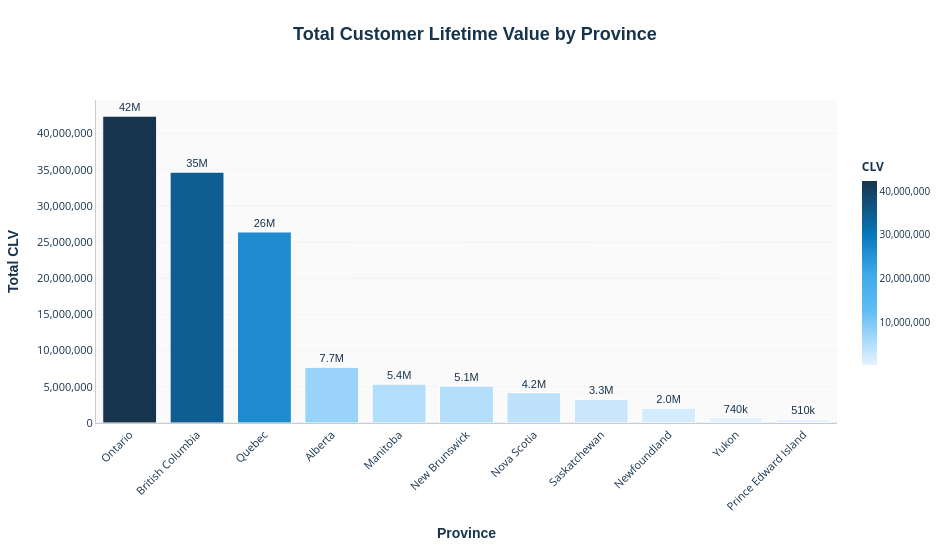

The code cell stored with this chart in its notebook:
### Markdown cell above
#### Business-Ready Visualization Variant

As with previous sections, we create a **business-oriented version** of total customer lifetime value by province.

### Code cell
clv_sum = (
    customers.groupby('Province or State')['Customer Lifetime Value']
    .sum()
    .reset_index(name='TotalCLV')
    .sort_values('TotalCLV', ascending=False)
)

# Professional Business-Style Plotly Bar Chart
fig = px.bar(
    clv_sum,
    x='Province or State',
    y='TotalCLV',
    title='<b>Total Customer Lifetime Value by Province</b>',
    text_auto='.2s',
    color='TotalCLV',
    color_continuous_scale=[
        [0.0, '#e6f2ff'],   
        [0.3, '#5fbcf4'],    
        [0.5, '#3da8e8'],    
        [0.7, '#0979bd'],    
        [1.0, '#17344e']     
    ]
)

# Professional Layout Updates
fig.update_layout(
    # Title styling
    title={
        'font': {'size': 18, 'color': '#17344e', 'family': 'Arial, sans-serif'},
        'x': 0.5,
        'xanchor': 'center',
        'y': 0.95,
        'yanchor': 'top'
    },
    
    # Axis styling
    xaxis_title='<b>Province</b>',
    yaxis_title='<b>Total CLV</b>',
    xaxis={
        'title_font': {'size': 14, 'color': '#17344e', 'family': 'Arial, sans-serif'},
        'tickfont': {'size': 11, 'color': '#17344e'},
        'showgrid': False,
        'showline': True,
        'linecolor': '#CCCCCC',
        'tickangle': -45
    },
    yaxis={
        'title_font': {'size': 14, 'color': '#17344e', 'family': 'Arial, sans-serif'},
        'tickfont': {'size': 11, 'color': '#17344e'},
        'gridcolor': '#EAEAEA',
        'gridwidth': 0.5,
        'showline': True,
        'linecolor': '#CCCCCC',
        'tickformat': ',',  # Thousand separators
    },
    
    # Background and paper
    plot_bgcolor='#FAFAFA',
    paper_bgcolor='white',
    
    # Size
    height=550,
    width=950,
    
    # Margins
    margin=dict(l=80, r=80, t=100, b=80),
    
    # Colorbar styling
    coloraxis_colorbar={
        'title': '<b>CLV</b>',
        'title_font': {'size': 12, 'color': '#17344e'},
        'tickfont': {'size': 10, 'color': '#17344e'},
        'len': 0.7,
        'thickness': 15,
        'tickformat': ',',
    }
)

# Update trace for better text display
fig.update_traces(
    textfont={'size': 11, 'color': '#17344e', 'family': 'Arial, sans-serif'},
    textposition='outside',
    marker_line_color='white',
    marker_line_width=1,
    hovertemplate='<b>%{x}</b><br>Total CLV: %{y:,.0f}<extra></extra>'
)

fig.show()

### Figure 1 — Plotly figure (JSON) as saved in the notebook; plotly's stock layout.template omitted (floating-point values rounded to 4 significant figures)
{"data": [{"hovertemplate": "<b>%{x}</b><br>Total CLV: %{y:,.0f}<extra></extra>", "legendgroup": "", "marker": {"color": [42400000.0, 34660000.0, 26400000.0, 7701000.0, 5362000.0, 5107000.0, 4187000.0, 3253000.0, 2047000.0, 735500.0, 508500.0], "coloraxis": "coloraxis", "line": {"color": "white", "width": 1}, "pattern": {"shape": ""}}, "name": "", "orientation": "v", "showlegend": false, "textfont": {"color": "#17344e", "family": "Arial, sans-serif", "size": 11}, "textposition": "outside", "texttemplate": "%{y:.2s}", "type": "bar", "x": ["Ontario", "British Columbia", "Quebec", "Alberta", "Manitoba", "New Brunswick", "Nova Scotia", "Saskatchewan", "Newfoundland", "Yukon", "Prince Edward Island"], "xaxis": "x", "y": [42400000.0, 34660000.0, 26400000.0, 7701000.0, 5362000.0, 5107000.0, 4187000.0, 3253000.0, 2047000.0, 735500.0, 508500.0], "yaxis": "y"}], "layout": {"barmode": "relative", "coloraxis": {"colorbar": {"len": 0.7, "thickness": 15, "tickfont": {"color": "#17344e", "size": 10}, "tickformat": ",", "title": {"font": {"color": "#17344e", "size": 12}, "text": "<b>CLV</b>"}}, "colorscale": [[0, "#e6f2ff"], [0.3, "#5fbcf4"], [0.5, "#3da8e8"], [0.7, "#0979bd"], [1, "#17344e"]]}, "height": 550, "legend": {"tracegroupgap": 0}, "margin": {"b": 80, "l": 80, "r": 80, "t": 100}, "paper_bgcolor": "white", "plot_bgcolor": "#FAFAFA", "title": {"font": {"color": "#17344e", "family": "Arial, sans-serif", "size": 18}, "text": "<b>Total Customer Lifetime Value by Province</b>", "x": 0.5, "xanchor": "center", "y": 0.95, "yanchor": "top"}, "width": 950, "xaxis": {"anchor": "y", "domain": [0, 1], "linecolor": "#CCCCCC", "showgrid": false, "showline": true, "tickangle": -45, "tickfont": {"color": "#17344e", "size": 11}, "title": {"font": {"color": "#17344e", "family": "Arial, sans-serif", "size": 14}, "text": "<b>Province</b>"}}, "yaxis": {"anchor": "x", "domain": [0, 1], "gridcolor": "#EAEAEA", "gridwidth": 0.5, "linecolor": "#CCCCCC", "showline": true, "tickfont": {"color": "#17344e", "size": 11}, "tickformat": ",", "title": {"font": {"color": "#17344e", "family": "Arial, sans-serif", "size": 14}, "text": "<b>Total CLV</b>"}}}}
